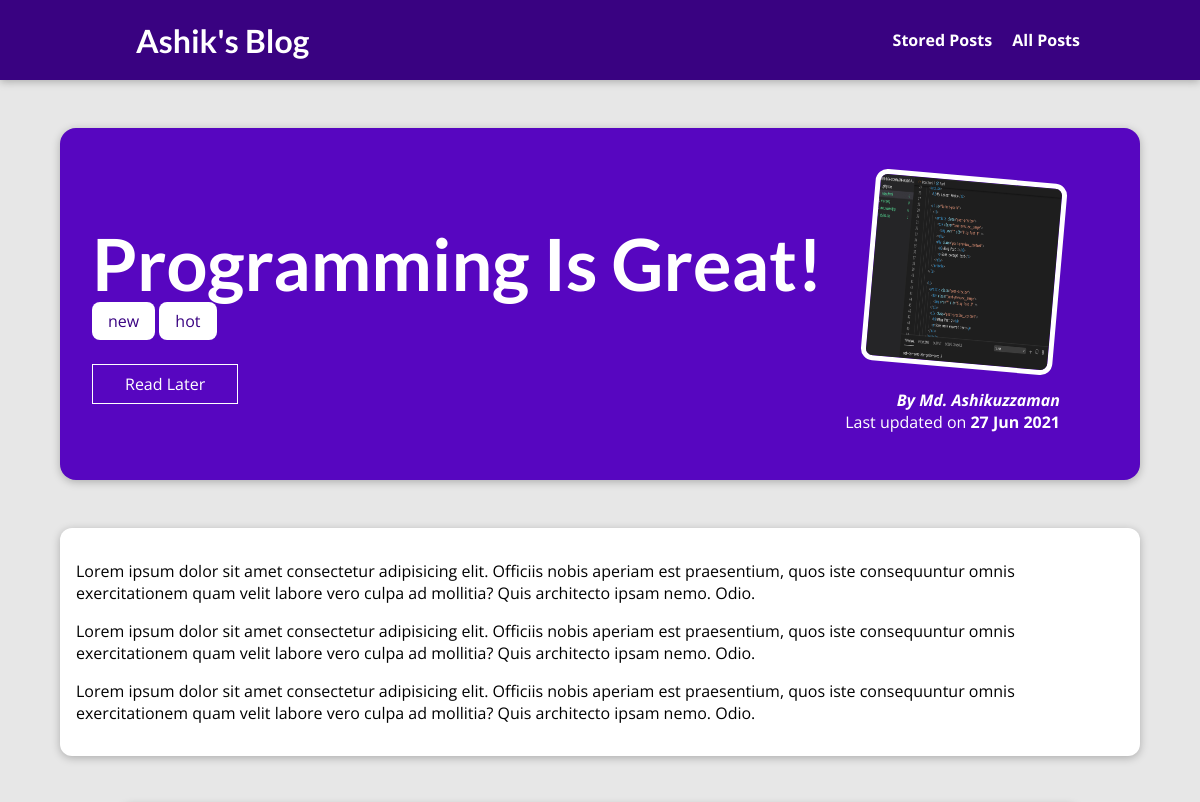
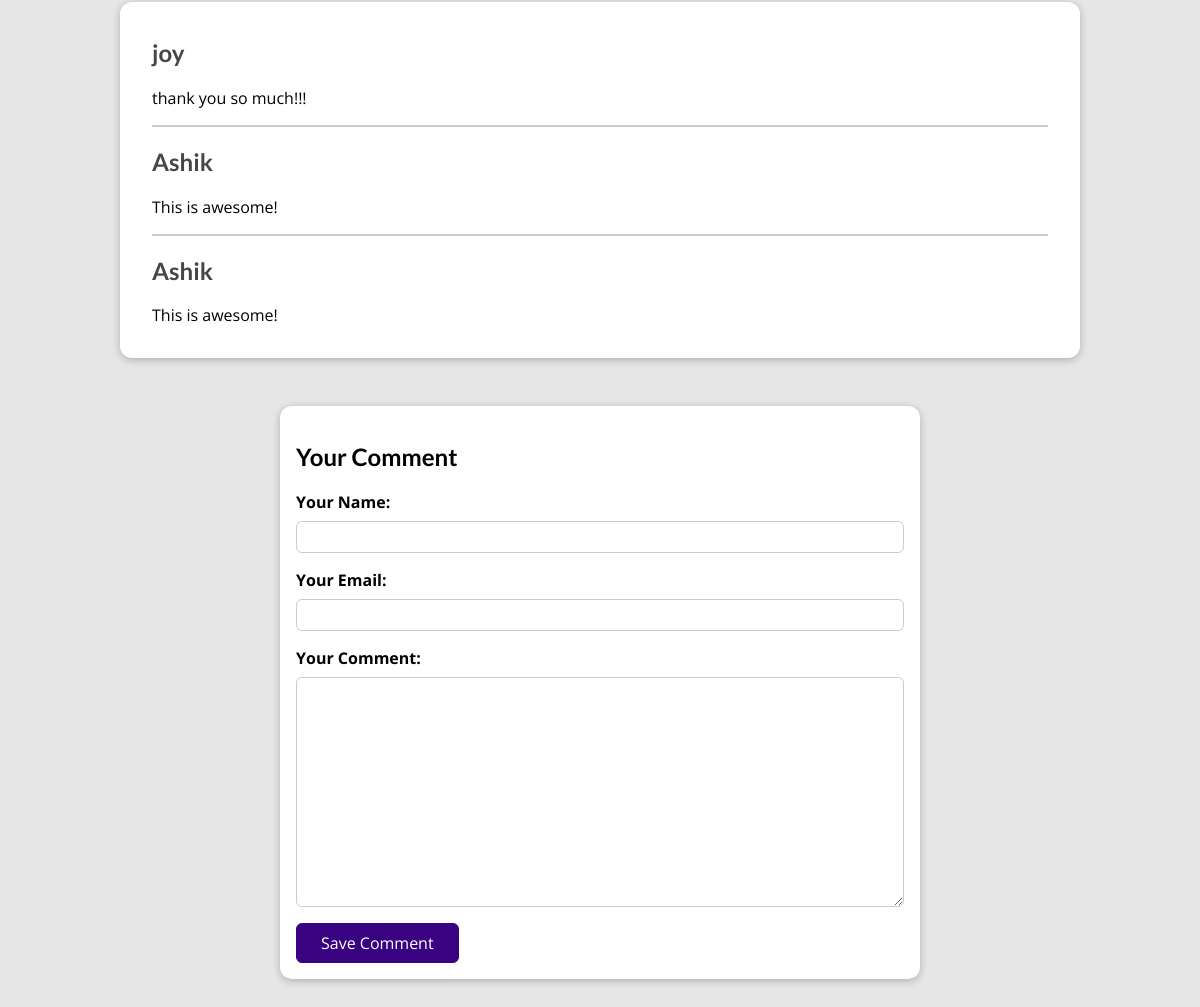
Page /posts/programming-is-fun on the committed database (2 pictures, top to bottom).
### blog/models.py (models this page shows, shortened)
class Post(models.Model):
    title = models.CharField(max_length=150)
    excerpt = models.CharField(max_length=200)
    image = models.ImageField(upload_to="posts", null=True)
    date = models.DateField(auto_now=True)
    slug = models.SlugField(unique=True, db_index=True)
    content = models.TextField(validators=[MinLengthValidator(10)])
    author = models.ForeignKey(
        Author, on_delete=models.SET_NULL, null=True, related_name="posts")
    tags = models.ManyToManyField(Tag)

class Tag(models.Model):
    caption = models.CharField(max_length=20)

class Author(models.Model):
    first_name = models.CharField(max_length=100)
    last_name = models.CharField(max_length=100)
    email_address = models.EmailField()
    def full_name(self):
        return f"{self.first_name} {self.last_name}"
    def __str__(self):
        return self.full_name()

class Comment(models.Model):
    user_name = models.CharField(max_length=120)
    user_email = models.EmailField()
    text = models.TextField(max_length=400)
    post = models.ForeignKey(
        Post, on_delete=models.CASCADE, related_name="comments")

### blog/views.py (the view, shortened to what this page needs)
# urls.py: path("posts/<slug:slug>", views.SinglePostView.as_view(),
class SinglePostView(View):
    def is_stored_post(self, request, post_id):
        stored_posts = request.session.get("stored_posts")
        if stored_posts is not None:
            is_saved_for_later = post_id in stored_posts
        else:
            is_saved_for_later = False
        return is_saved_for_later
    def get(self, request, slug):
        post = Post.objects.get(slug=slug)
        context = {
            "post": post,
            "comment_form": CommentForm(),
            "tags": post.tags.all(),
            "comments": post.comments.all().order_by("-id"),
            "saved_for_later": self.is_stored_post(request, post.id)
        }
        return render(request, "blog/post-detail.html", context)

### blog/forms.py
class CommentForm(forms.ModelForm):
    class Meta:
        model = Comment
        exclude = ["post"]
        labels = {
            "user_name": "Your Name",
            "user_email": "Your Email",
            "text": "Your Comment"
        }

### blog/templates/blog/post-detail.html (shortened to what this page needs)
{% extends "base.html" %}
{% load static %}
{% block css_files %}
<link rel="stylesheet" href="{% static "blog/post-detail.css" %}" />
{% endblock %}
{% block content %}
<section id="summary">
  <h2>{{ post.title }}</h2>
  <div>
    {% for tag in tags %}
      <span class="tag">{{ tag.caption }}</span>
    {% endfor %}
  </div>
  <div id="read-later">
    <form action="{% url 'read-later' %}" method="POST">
      <button>
        {% if saved_for_later %}
          Remove from "Read Later" List
        {% else %}
          Read Later
        {% endif %}
      </button>
    </form>
  </div>
  <article>
    <img src="{{ post.image.url }}" alt="{{ post.title }}" />
    <address>By <a href="mailto:{{ post.author.email_address }}">{{ post.author }}</a></address>
    <div>Last updated on <time>{{ post.date|date:"d M Y" }}</time></div>
  </article>
</section>
<main>
  {{ post.content|linebreaks }}
</main>
<section id="comments">
  <ul>
    {% for comment in comments %}
    <li>
      <h2>{{comment.user_name}}</h2>
      <p>{{comment.text|linebreaks}}</p>
    </li>
    {% endfor %}
  </ul>
</section>
<section id="comment-form">
  <h2>Your Comment</h2>
  <form action="{% url "post-detail-page" post.slug %}" method="POST">
    {% for form_field in comment_form %}
      <div class="form-control {% if form_field.errors %}invalid{% endif %}">
        {{ form_field.label_tag }}
        {{ form_field }}
      </div>
    {% endfor %}
    <button>Save Comment</button>
  </form>
</section>
{% endblock %}

### templates/base.html (shortened to what this page needs)
{% load static %}
<!DOCTYPE html>
<html lang="en">
<head>
    <link rel="stylesheet" href="{% static 'app.css' %}">
    {% block css_files %}{% endblock  %}
</head>
<body>
    <header id="main-navigation">
        <h1><a href="{% url 'starting-page' %}">Ashik's Blog</a></h1>
        <nav>
            <a href="{% url 'read-later' %}">Stored Posts</a>
            <a href="{% url 'posts-page' %}">All Posts</a>
        </nav>
    </header>
    {% block content %}{% endblock  %}
</body>
</html>

### static/app.css (style rules this page uses)
* { box-sizing: border-box; }
html { font-family: 'Open Sans', 'Lato', sans-serif; }
body { margin: 0; }
h1, h2, h3 { font-family: 'Lato', sans-serif; font-weight: bold; }
#main-navigation { width: 100%; height: 5rem; display: flex; justify-content: space-between; align-items: center; padding: 0 10%; position: absolute; top: 0; left: 0; }
#main-navigation a { text-decoration: none; color: white; font-weight: bold; margin-left: 1rem; }

### blog/static/blog/post-detail.css (style rules this page uses)
body { background-color: #e7e7e7; }
#main-navigation { background-color: #390281; box-shadow: 0 2px 8px rgba(0, 0, 0, 0.25); }
#summary { margin: 8rem auto 3rem auto; padding: 2rem; width: 90%; max-width: 90rem; border-radius: 16px; background-color: #5706c0; position: relative; box-shadow: 0 2px 8px rgba(0, 0, 0, 0.25); height: 22rem; }
#summary h2 { color: white; font-size: 4.5rem; margin-bottom: 0.25rem; }
#summary article { position: absolute; top: 2rem; right: 3rem; padding: 1rem 2rem; border-radius: 12px; text-align: right; color: white; }
#summary article img { width: 12rem; height: 12rem; border-radius: 12px; transform: rotateZ(5deg); border: 5px solid white; margin-bottom: 1rem; }
#summary address { font-weight: bold; }
#summary a { color: white; text-decoration: none; }
#summary time { font-weight: bold; }
#read-later { margin: 2rem 0; }
#read-later button { background-color: transparent; border: 1px solid white; padding: 0.5rem 2rem; font: inherit; color: white; cursor: pointer; }
main { width: 90%; max-width: 90rem; margin: 3rem auto; background-color: white; padding: 1rem; border-radius: 12px; box-shadow: 0 2px 8px rgba(0, 0, 0, 0.25); }
.tag { background-color: white; color: #390281; padding: 0.5rem 1rem; border-radius: 8px; }
#comment-form { margin: 3rem auto; width: 90%; max-width: 40rem; border-radius: 12px; background-color: white; box-shadow: 0 2px 8px rgba(0, 0, 0, 0.25); padding: 1rem; }
#comment-form button { font: inherit; background-color: #390281; color: white; border: 1px solid #390281; padding: 0.5rem 1.5rem; border-radius: 6px; cursor: pointer; }
.form-control { margin-bottom: 1rem; }
.form-control label { font-weight: bold; margin-bottom: 0.5rem; display: block; }
.form-control input, .form-control textarea { display: block; width: 100%; font: inherit; padding: 0.25rem; border-radius: 6px; border: 1px solid #ccc; }
#comments { margin: 3rem auto; width: 90%; max-width: 60rem; border-radius: 12px; background-color: white; box-shadow: 0 2px 8px rgba(0, 0, 0, 0.25); padding: 1rem 2rem; }
#comments ul { list-style: none; margin: 0; padding: 0; }
#comments li { margin-bottom: 1rem; border-bottom: 2px solid #ccc; }
#comments li:last-of-type { border-bottom: none; }
#comments h2 { color: #464646; }

### rows in the picture
Post: title "Programming Is Great!", image (picture), author "Md. Ashikuzzaman", date "27 Jun 2021", content "Lorem ipsum dolor sit amet consectetur adipisicing elit. Officiis nobis aperiam est praesentium, quos iste consequuntur omnis exercitationem quam velit labore vero culpa ad mollitia? Quis architecto ipsam nemo. Odio. Lorem ipsum dolor sit amet consectetur adipisicing elit. Officiis nobis aperiam est praesentium, quos iste consequuntur omnis exercitationem quam velit labore vero culpa ad mollitia? Quis architecto ipsam nemo. Odio. Lorem ipsum dolor sit amet consectetur adipisicing elit. Officiis nobis aperiam est praesentium, quos iste consequuntur omnis exercitationem quam velit labore vero culpa ad mollitia? Quis architecto ipsam nemo. Odio."
Tag: caption "new"
Tag: caption "hot"
Comment: user_name "joy", text "thank you so much!!!"
Comment: user_name "Ashik", text "This is awesome!"
Comment: user_name "Ashik", text "This is awesome!"
